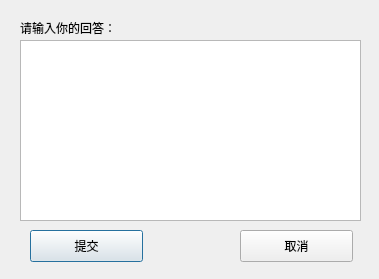
<?xml version="1.0" encoding="UTF-8"?>
<ui version="4.0">
 <class>CommentDialog</class>
 <widget class="QDialog" name="CommentDialog">
  <property name="geometry">
   <rect>
    <x>0</x>
    <y>0</y>
    <width>379</width>
    <height>279</height>
   </rect>
  </property>
  <property name="windowTitle">
   <string>Dialog</string>
  </property>
  <widget class="QLabel" name="label">
   <property name="geometry">
    <rect>
     <x>20</x>
     <y>20</y>
     <width>191</width>
     <height>16</height>
    </rect>
   </property>
   <property name="font">
    <font>
     <family>Songti SC</family>
    </font>
   </property>
   <property name="text">
    <string>请输入你的回答：</string>
   </property>
  </widget>
  <widget class="QTextEdit" name="te_comment">
   <property name="geometry">
    <rect>
     <x>20</x>
     <y>40</y>
     <width>341</width>
     <height>181</height>
    </rect>
   </property>
  </widget>
  <widget class="QPushButton" name="btn_commit">
   <property name="geometry">
    <rect>
     <x>30</x>
     <y>230</y>
     <width>113</width>
     <height>32</height>
    </rect>
   </property>
   <property name="text">
    <string>提交</string>
   </property>
  </widget>
  <widget class="QPushButton" name="btn_cancel">
   <property name="geometry">
    <rect>
     <x>240</x>
     <y>230</y>
     <width>113</width>
     <height>32</height>
    </rect>
   </property>
   <property name="text">
    <string>取消</string>
   </property>
  </widget>
 </widget>
 <resources/>
 <connections/>
</ui>
